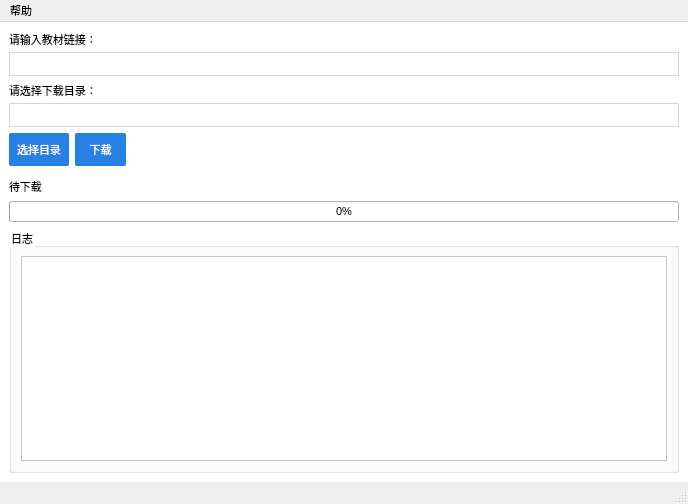
<?xml version="1.0" encoding="UTF-8"?>
<ui version="4.0">
 <class>MainWindow</class>
 <widget class="QMainWindow" name="MainWindow">
  <property name="geometry">
   <rect>
    <x>0</x>
    <y>0</y>
    <width>688</width>
    <height>504</height>
   </rect>
  </property>
  <property name="font">
   <font>
    <family>Microsoft YaHei UI</family>
    <pointsize>8</pointsize>
    <bold>false</bold>
   </font>
  </property>
  <property name="windowTitle">
   <string>电子教材助手 V1.0</string>
  </property>
  <property name="styleSheet">
   <string notr="true"/>
  </property>
  <widget class="QWidget" name="centralwidget">
   <property name="styleSheet">
    <string notr="true">QWidget {
	background-color: rgb(255, 255, 255);
}


QPushButton {
	background-color: #2780e3;
	border-radius: 2px;
	color: white;
	padding: 8px 8px;
}
QPushButton:hover {
	background-color: #2a8cf4;
}


QLineEdit {
	padding: 3px 0px;
	border: 1px solid #ced4da;
}
QLineEdit:hover {
   /* 鼠标悬停样式 */
   border: 1px solid #2780e3;
}
QLineEdit:focus {
   /* 获取焦点(点击)时的样式 */
   border: 1px solid #2780e3;
}


</string>
   </property>
   <layout class="QVBoxLayout" name="verticalLayout_4">
    <item>
     <layout class="QVBoxLayout" name="verticalLayout" stretch="0,0">
      <property name="spacing">
       <number>4</number>
      </property>
      <item>
       <widget class="QLabel" name="label">
        <property name="text">
         <string>请输入教材链接：</string>
        </property>
       </widget>
      </item>
      <item>
       <widget class="QLineEdit" name="text_book_url"/>
      </item>
     </layout>
    </item>
    <item>
     <layout class="QVBoxLayout" name="verticalLayout_2">
      <property name="spacing">
       <number>4</number>
      </property>
      <item>
       <widget class="QLabel" name="label_2">
        <property name="text">
         <string>请选择下载目录：</string>
        </property>
       </widget>
      </item>
      <item>
       <widget class="QLineEdit" name="text_download_dir"/>
      </item>
     </layout>
    </item>
    <item>
     <layout class="QHBoxLayout" name="horizontalLayout">
      <property name="spacing">
       <number>6</number>
      </property>
      <property name="bottomMargin">
       <number>6</number>
      </property>
      <item>
       <widget class="QPushButton" name="btn_select_dir">
        <property name="text">
         <string>选择目录</string>
        </property>
       </widget>
      </item>
      <item>
       <widget class="QPushButton" name="btn_download">
        <property name="text">
         <string>  下载  </string>
        </property>
       </widget>
      </item>
      <item>
       <spacer name="horizontalSpacer">
        <property name="orientation">
         <enum>Qt::Horizontal</enum>
        </property>
        <property name="sizeHint" stdset="0">
         <size>
          <width>40</width>
          <height>20</height>
         </size>
        </property>
       </spacer>
      </item>
     </layout>
    </item>
    <item>
     <widget class="QLabel" name="label_progress">
      <property name="text">
       <string>待下载</string>
      </property>
     </widget>
    </item>
    <item>
     <widget class="QProgressBar" name="progressBar">
      <property name="value">
       <number>0</number>
      </property>
     </widget>
    </item>
    <item>
     <widget class="QGroupBox" name="groupBox">
      <property name="title">
       <string>日志</string>
      </property>
      <layout class="QVBoxLayout" name="verticalLayout_3">
       <item>
        <widget class="QTextBrowser" name="text_log">
         <property name="openLinks">
          <bool>false</bool>
         </property>
        </widget>
       </item>
      </layout>
     </widget>
    </item>
   </layout>
  </widget>
  <widget class="QMenuBar" name="menubar">
   <property name="geometry">
    <rect>
     <x>0</x>
     <y>0</y>
     <width>688</width>
     <height>20</height>
    </rect>
   </property>
   <widget class="QMenu" name="menu">
    <property name="title">
     <string>帮助</string>
    </property>
    <addaction name="action_mianze"/>
   </widget>
   <addaction name="menu"/>
  </widget>
  <widget class="QStatusBar" name="statusbar"/>
  <action name="action_mianze">
   <property name="text">
    <string>免责声明</string>
   </property>
  </action>
  <action name="action">
   <property name="text">
    <string>关于我们</string>
   </property>
  </action>
  <action name="action_2">
   <property name="text">
    <string>帮助中心</string>
   </property>
  </action>
  <action name="action_3">
   <property name="text">
    <string>微信公众号文章批量下载</string>
   </property>
  </action>
  <action name="actionYouTube">
   <property name="text">
    <string>YouTube自动评论引流机器人</string>
   </property>
  </action>
 </widget>
 <resources/>
 <connections/>
</ui>
